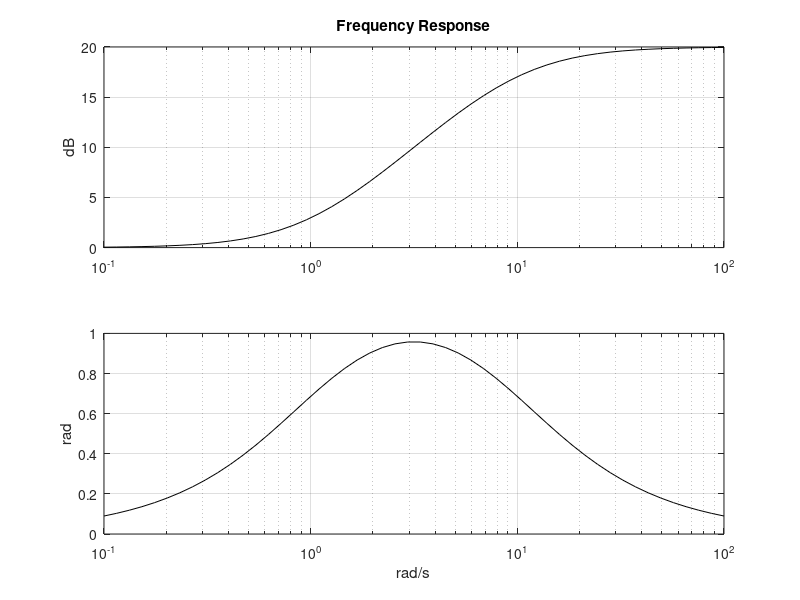

Reproduce this figure in MATLAB.
R=1; C=0.1;
num = [1 1];
den = [R*C 1];
w = logspace(-1, 2);
G = freqs(num, den, w);
Gain = 20*log10(abs(G));
Phase = angle(G);

subplot(2, 1, 1);
semilogx(w, Gain, 'k');
grid;
ylabel('dB'); title('Frequency Response');

subplot(2, 1, 2);
semilogx(w, Phase, 'k');
grid;
ylabel('rad');
xlabel('rad/s');
